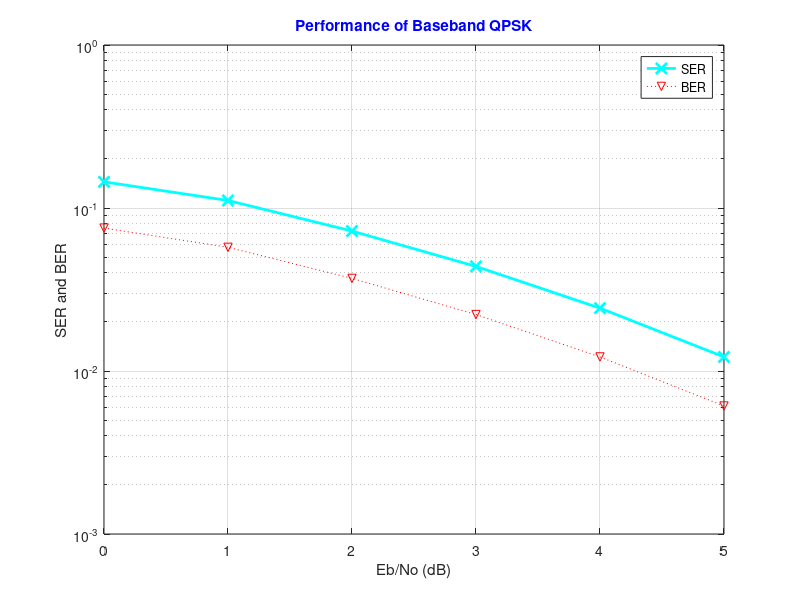

This figure's MATLAB source: (Note: this script raises an error after producing the figure.)
%generuji data pro pi/4 QPSK v AWGN
eb = 0:5;
SER = [0.1447 0.1112 0.0722 0.0438 0.0243 0.0122];
BER = [0.0753 0.0574 0.0370 0.0222 0.0122 0.0061];
% Create a y-axis semilog plot using the semilogy function
% Plot SER data in blue and BER data in red
figure
semilogy(eb, SER, 'cx-', 'LineWidth', 2, 'MarkerSize', 8) %%% MOJE %%%
hold on
semilogy(eb, BER, 'rv:')    %%% MOJE %%%
% Turn on the grid
grid on
% Add title and axis labels
title('Performance of Baseband QPSK','Color','blue')  %%% MOJE %%%
xlabel('Eb/No (dB)') %%% MOJE %%%
ylabel('SER and BER')  %%% MOJE %%%
legend('SER','BER','Location', 'best');  %%% MOJE %%%


%_______________________________%%% MOJE %%%______________________________
ax=gca;
ax.FontSize = 12;
ax.TickDir = 'out';
ax.TickLength = [0.01 0.01];
ax.YLim = [0.005 0.2];
ax.XLim = [-2 7];

text(0, 0.015, 'BASEBAND MODULATION', 'Color', 'red', 'FontSize', 9)

%%% nahodne a prirozene rozdeleni %%%
N = 2000;
numBins = 20;

samplesUniform = rand(1,N);
samplesNormal = randn(1,N);

figure
subplot(2,1,1)
histogram(samplesUniform, numBins)

subplot(2,1,2)
histogram(samplesNormal, numBins)


